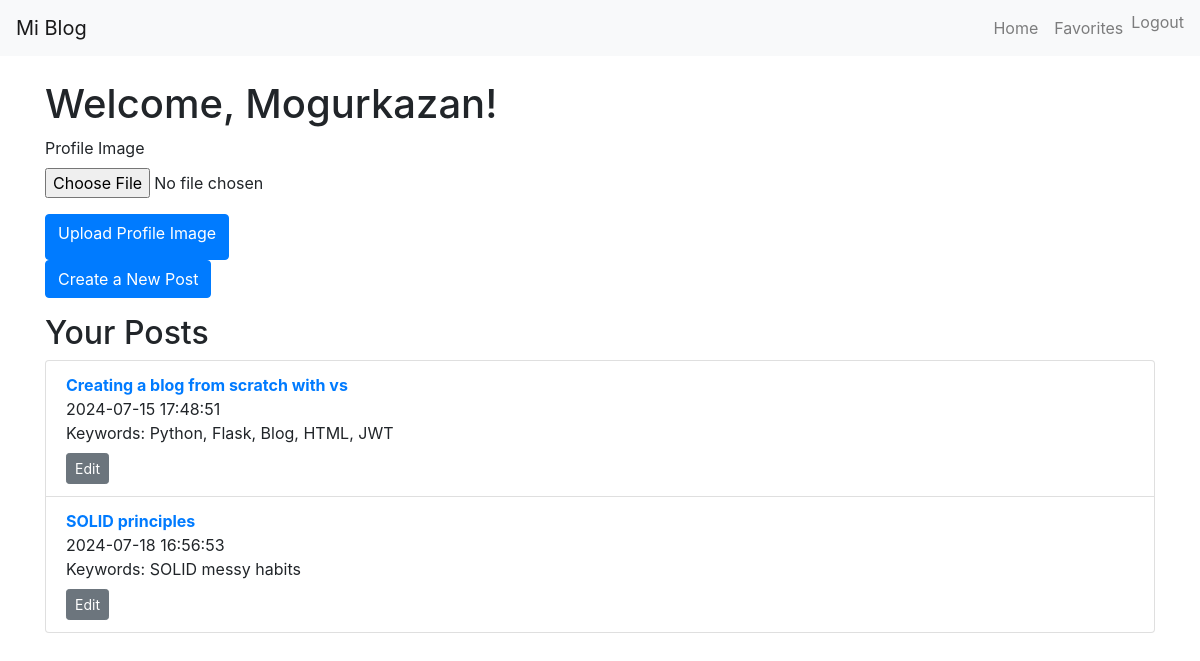
The page /user_area (signed in) on the database its author committed.
### app/models.py (models this page shows, shortened)
class User(UserMixin, db.Model):
    id = db.Column(db.Integer, primary_key=True)
    email = db.Column(db.String(120), unique=True, nullable=False)
    nickname = db.Column(db.String(80), unique=True, nullable=False)
    password_hash = db.Column(db.String(128), nullable=False)
    profile_image = db.Column(db.String(200), nullable=True)
    posts = db.relationship('Post', backref='author', lazy=True)
    comments = db.relationship('Comment', backref='author', lazy=True)
    favorites = db.relationship('Post', secondary='favorites', backref=db.backref('favorited_by', lazy='dynamic'))

class Post(db.Model):
    id = db.Column(db.Integer, primary_key=True)
    title = db.Column(db.String(100), nullable=False)
    content = db.Column(db.Text, nullable=False)
    date_posted = db.Column(db.DateTime, nullable=False, default=datetime.utcnow)
    keywords = db.Column(db.String(100), nullable=True)
    image_url = db.Column(db.String(255), nullable=True)
    user_id = db.Column(db.Integer, db.ForeignKey('user.id'), nullable=False)
    comments = db.relationship('Comment', backref='post', lazy=True)

### app/routes.py (the view, shortened to what this page needs)
@bp.route('/user_area', methods=['GET', 'POST'])
@login_required
def user_area():
    posts = Post.query.filter_by(user_id=current_user.id).all()
    logout_form = LogoutForm()
    profile_image_form = ProfileImageForm()
    return render_template('user_area.html', posts=posts, logout_form=logout_form, profile_image_form=profile_image_form)

### app/forms.py
class LogoutForm(FlaskForm):
    pass

class ProfileImageForm(FlaskForm):
    profile_image = FileField('Profile Image')
    submit = SubmitField('Upload Profile Image')

### app/models.py (called while the page is built)
@login_manager.user_loader
def load_user(user_id):
    return User.query.get(int(user_id))

### app/templates/user_area.html (shortened to what this page needs)
<!DOCTYPE html>
<html lang="en">
<head>
    <link rel="stylesheet" href="https://stackpath.bootstrapcdn.com/bootstrap/4.5.2/css/bootstrap.min.css">
</head>
<body>
    <nav class="navbar navbar-expand-lg navbar-light bg-light fixed-top">
        <a class="navbar-brand" href="{{ url_for('main.home') }}">Mi Blog</a>
        <div class="collapse navbar-collapse" id="navbarNav">
            <ul class="navbar-nav ml-auto">
                <li class="nav-item">
                    <a class="nav-link" href="{{ url_for('main.home') }}">Home</a>
                </li>
                <li class="nav-item">
                    <a class="nav-link" href="{{ url_for('main.favorites') }}">Favorites</a>
                </li>
                <li class="nav-item">
                    <form action="{{ url_for('main.logout') }}" method="POST" style="display:inline;">
                        <button class="nav-link btn btn-link" type="submit" style="display:inline; border:none; background:none; padding:0;">Logout</button>
                    </form>
                </li>
            </ul>
        </div>
    </nav>
    <div class="container" style="margin-top: 80px;">
        <h1>Welcome, {{ current_user.nickname }}!</h1>
        {% if current_user.profile_image %}
        <img src="{{ current_user.profile_image }}" alt="Profile Image" class="img-thumbnail" style="width: 150px; height: 150px;">
        {% else %}
        <form action="{{ url_for('main.user_area') }}" method="POST" enctype="multipart/form-data">
            <div class="form-group">
                {{ profile_image_form.profile_image.label(class="form-control-label") }}
                {{ profile_image_form.profile_image(class="form-control-file") }}
            </div>
            <button type="submit" class="btn btn-primary">{{ profile_image_form.submit.label }}</button>
        </form>
        {% endif %}
        <a href="{{ url_for('main.new_post') }}" class="btn btn-primary mb-3">Create a New Post</a>
        <h2>Your Posts</h2>
        <ul class="list-group">
            {% for post in posts %}
            <li class="list-group-item">
                <a href="{{ url_for('main.view_post', post_id=post.id) }}">
                    <strong>{{ post.title }}</strong>
                </a><br>
                {{ post.date_posted.strftime('%Y-%m-%d %H:%M:%S') }}<br>
                Keywords: {{ post.keywords }}<br>
                <a href="{{ url_for('main.edit_post', post_id=post.id) }}" class="btn btn-secondary btn-sm mt-2">Edit</a>
            </li>
            {% endfor %}
        </ul>
    </div>
</body>
</html>

### rows shown on the page
User: nickname "Mogurkazan"
Post: title "Creating a blog from scratch with vs", date_posted "2024-07-15 17:48:51", keywords "Python, Flask, Blog, HTML, JWT"
Post: title "SOLID principles", date_posted "2024-07-18 16:56:53", keywords "SOLID messy habits"

### other values the page prints
{{ profile_image_form.profile_image.label(class="form-control-label") }} "Profile Image"
{{ profile_image_form.submit.label }} "Upload Profile Image"
